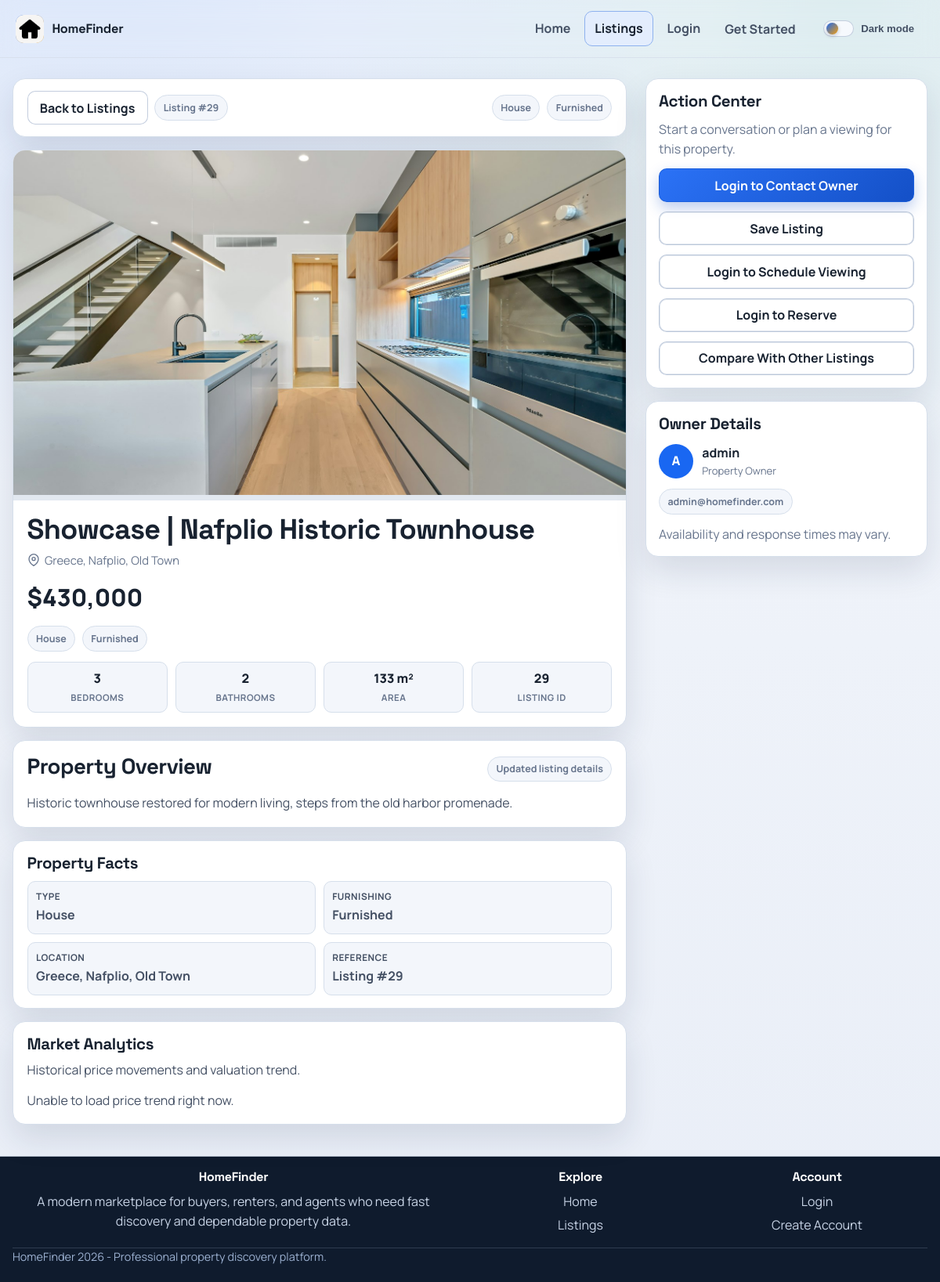
/listings/29, run on an earlier commit of the app's database.
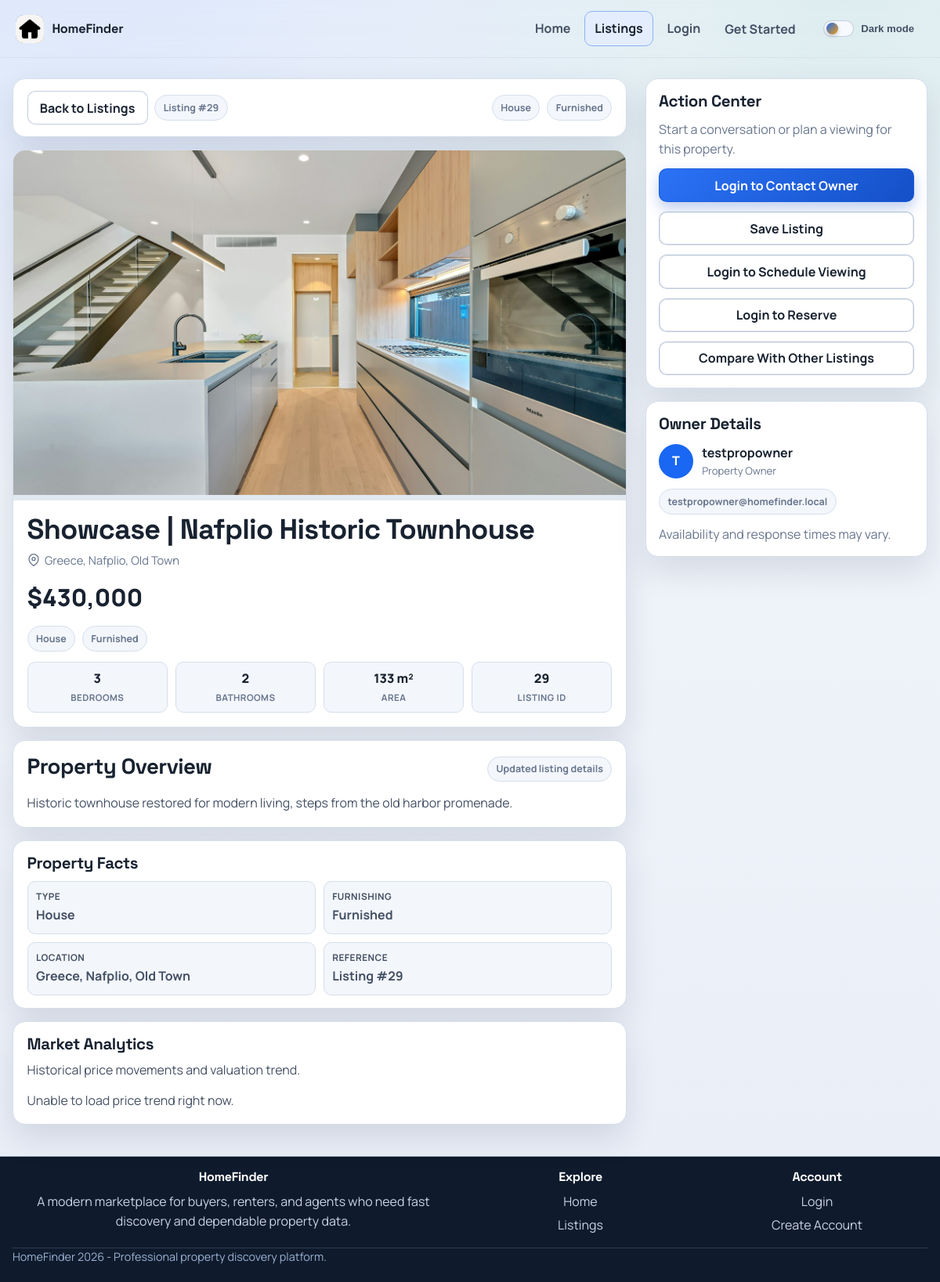
And on a later commit of the database.
### app/db/models/listing.py (models this page shows)
class Listing(Base):
    __tablename__ = "listings"
    id = Column(Integer, primary_key=True, index=True)
    title = Column(String, nullable=False)
    price = Column(Integer, nullable=False, index=True)
    location = Column(String, nullable=False, index=True)
    size = Column(Integer, nullable=False)
    image_url = Column(String, nullable=False)
    bedrooms = Column(Integer, nullable=False)
    bathrooms = Column(Integer, nullable=False)
    property_type = Column(String, nullable=False, index=True)
    furnished = Column(String, nullable=False)
    description = Column(String, nullable=False)
    owner_id = Column(Integer, ForeignKey("users.id"), nullable=False)
    owner = relationship("User", back_populates="listings")
    favorites = relationship("Favorite", back_populates="listing", cascade="all, delete-orphan")
    inquiries = relationship("Inquiry", back_populates="listing", cascade="all, delete-orphan")
    reservations = relationship("Reservation", back_populates="listing", cascade="all, delete-orphan")
    viewings = relationship("Viewing", back_populates="listing", cascade="all, delete-orphan")
    price_history = relationship("ListingPriceHistory", back_populates="listing", cascade="all, delete-orphan")

### app/db/models/user.py (models this page shows)
class User(Base):
    __tablename__ = "users"
    id = Column(Integer, primary_key=True, index=True)
    email = Column(String, unique=True, index=True, nullable=False)
    username = Column(String, unique=True, index=True, nullable=False)
    password = Column(String, nullable=False)
    role = Column(String, nullable=False, default="regular_user")
    permission_grants = Column(String, nullable=True)
    permission_revokes = Column(String, nullable=True)
    email_verified = Column(Boolean, nullable=False, default=False)
    active_session_token = Column(String, nullable=True)
    active_session_expires_at = Column(DateTime(timezone=True), nullable=True)
    must_reset_password = Column(Boolean, nullable=False, default=False)
    listings = relationship("Listing", back_populates="owner", cascade="all, delete-orphan")
    favorites = relationship("Favorite", back_populates="user", cascade="all, delete-orphan")
    inquiries = relationship("Inquiry", back_populates="user", cascade="all, delete-orphan")
    reservations = relationship("Reservation", back_populates="user", cascade="all, delete-orphan")
    viewings = relationship("Viewing", back_populates="user", cascade="all, delete-orphan")
    search_logs = relationship("SearchLog", back_populates="user", cascade="all, delete-orphan")
    audit_logs = relationship("AuditLog", back_populates="actor", cascade="all, delete-orphan")
    inquiry_messages = relationship("InquiryMessage", back_populates="sender", cascade="all, delete-orphan")

### app/web/routers/listings.py (the view)
@router.get("/listings/{listing_id}", response_class=HTMLResponse)
def listing_detail(
    request: Request,
    listing_id: int,
    message: str | None = None,
    error: str | None = None,
    db: Session = Depends(get_db),
):
    try:
        listing = get_listing_use_case(db, listing_id)
    except ListingNotFoundError as exc:
        raise HTTPException(status_code=404, detail="Listing not found") from exc
    owner = get_user_profile(db, listing.owner_id)
    current_user_id, saved_listing_ids = _saved_listing_state(request, db)
    return template_response(
        request,
        "listing_detail.html",
        {
            "listing": listing,
            "owner": owner,
            "can_save_listings": current_user_id is not None,
            "is_saved": listing.id in saved_listing_ids,
            "message": message,
            "error": error,
        },
    )

### app/templates/listing_detail.html (shortened to what this page needs)
{% extends "base.html" %}
{% block content %}
<div class="detail-shell">
  <main class="detail-main" data-reveal>
    <section class="panel detail-toolbar">
      <div class="toolbar-left">
        <a href="/listings" class="btn btn-outline">Back to Listings</a>
        <span class="toolbar-chip">Listing #{{ listing.id }}</span>
      </div>
      <div class="toolbar-left">
        <span class="toolbar-chip">{{ listing.property_type|replace('_', ' ')|title }}</span>
        <span class="toolbar-chip">{{ listing.furnished|replace('_', ' ')|title }}</span>
      </div>
    </section>
    <section class="panel hero-panel">
      <div class="hero-media">
        {% if listing.image_url %}
        <img src="{{ listing_image_url(listing.image_url) }}" alt="{{ listing.title }}" onerror="this.onerror=null;this.src='/static/listing-placeholder.svg';" />
        {% endif %}
      </div>
      <div class="hero-body">
        <div class="hero-head">
          <h1>{{ listing.title }}</h1>
          <div class="hero-location">
            <svg width="16" height="16" viewBox="0 0 24 24" fill="none" stroke="currentColor" stroke-width="2" stroke-linecap="round" stroke-linejoin="round"><path d="M21 10c0 7-9 13-9 13s-9-6-9-13a9 9 0 0 1 18 0z"></path><circle cx="12" cy="10" r="3"></circle></svg>
            {{ listing.location }}
          </div>
        </div>
        <div class="hero-price">${{ "{:,}".format(listing.price) }}</div>
        <div class="toolbar-left" aria-label="Listing tags">
          <span class="toolbar-chip">{{ listing.property_type|replace('_', ' ')|title }}</span>
          <span class="toolbar-chip">{{ listing.furnished|replace('_', ' ')|title }}</span>
        </div>
        <div class="meta-grid">
          <div class="meta-item">
            <span class="meta-value">{{ listing.bedrooms }}</span>
            <span class="meta-label">Bedrooms</span>
          </div>
          <div class="meta-item">
            <span class="meta-value">{{ listing.bathrooms }}</span>
            <span class="meta-label">Bathrooms</span>
          </div>
          <div class="meta-item">
            <span class="meta-value">{{ listing.size }} m²</span>
            <span class="meta-label">Area</span>
          </div>
          <div class="meta-item">
            <span class="meta-value">{{ listing.id }}</span>
            <span class="meta-label">Listing ID</span>
          </div>
        </div>
      </div>
    </section>
    <section class="panel content-panel">
      <div class="section-header">
        <h2>Property Overview</h2>
        <span class="toolbar-chip">Updated listing details</span>
      </div>
      <p>{{ listing.description }}</p>
    </section>
    <section class="panel content-panel">
      <div class="section-header">
        <h3 style="margin: 0;">Property Facts</h3>
      </div>
      <div class="facts-grid">
        <div class="fact-item">
          <p class="fact-label">Type</p>
          <p class="fact-value">{{ listing.property_type|replace('_', ' ')|title }}</p>
        </div>
        <div class="fact-item">
          <p class="fact-label">Furnishing</p>
          <p class="fact-value">{{ listing.furnished|replace('_', ' ')|title }}</p>
        </div>
        <div class="fact-item">
          <p class="fact-label">Location</p>
          <p class="fact-value">{{ listing.location }}</p>
        </div>
        <div class="fact-item">
          <p class="fact-label">Reference</p>
          <p class="fact-value">Listing #{{ listing.id }}</p>
        </div>
      </div>
    </section>
    <section class="panel content-panel">
      <h3>Market Analytics</h3>
      <p class="subtle" style="margin-bottom: 0.75rem;">Historical price movements and valuation trend.</p>
      <div id="price-trend-visual" data-listing-id="{{ listing.id }}"></div>
    </section>
  </main>
  <aside class="detail-sidebar" data-reveal>
    <section class="panel action-panel">
      <h3 style="margin: 0;">Action Center</h3>
      <p class="subtle" style="margin: 0;">Start a conversation or plan a viewing for this property.</p>
      {% if can_save_listings %}
      <form id="contact-owner" method="post" action="/listings/{{ listing.id }}/contact-owner" style="display: grid; gap: 0.5rem; margin: 0;">
        <input type="hidden" name="csrf_token" value="{{ csrf_token }}" />
        <label for="contact-message" class="sr-only">Message to property owner</label>
        <textarea id="contact-message" name="message" rows="4" required placeholder="Hi, I am interested in this listing. Is it still available?" style="width: 100%;" aria-describedby="contact-message-help"></textarea>
        <p id="contact-message-help" class="textarea-help">Include preferred visit dates and best contact hours for faster replies.</p>
        <button type="submit" class="btn btn-primary" style="width: 100%;">Contact Property Owner</button>
      </form>
      {% else %}
      <a href="/login" class="btn btn-primary" style="width: 100%;">Login to Contact Owner</a>
      {% endif %}
      {% if can_save_listings %}
      <form method="post" action="/listings/{{ listing.id }}/{{ 'unsave' if is_saved else 'save' }}" style="margin: 0;" data-save-toggle="true" data-listing-id="{{ listing.id }}">
        <input type="hidden" name="csrf_token" value="{{ csrf_token }}" />
        <input type="hidden" name="next_path" value="{{ request.url.path }}{% if request.url.query %}?{{ request.url.query }}{% endif %}" />
        <button type="submit" class="btn {{ 'btn-primary' if is_saved else 'btn-outline' }}" style="width: 100%;" aria-label="{{ 'Unsave listing' if is_saved else 'Save listing' }}" data-saved-label="Saved" data-unsaved-label="Save Listing">
          {{ 'Saved' if is_saved else 'Save Listing' }}
        </button>
      </form>
      {% else %}
      <a href="/login" class="btn btn-outline" style="width: 100%;">Save Listing</a>
      {% endif %}
      {% if can_save_listings %}
      <details class="schedule-details">
        <summary class="btn btn-outline" style="width: 100%; list-style: none; cursor: pointer;">Schedule Viewing</summary>
        <form method="post" action="/listings/{{ listing.id }}/schedule-viewing" style="display: grid; gap: 0.5rem; margin: 0.5rem 0 0;">
          <input type="hidden" name="csrf_token" value="{{ csrf_token }}" />
          <label for="scheduled_at" class="sr-only">Date and time</label>
          <input type="datetime-local" id="scheduled_at" name="scheduled_at" required style="width: 100%;" />
          <label for="duration_minutes" class="sr-only">Duration</label>
          <select id="duration_minutes" name="duration_minutes" style="width: 100%;">
            <option value="15">15 minutes</option>
            <option value="30" selected>30 minutes</option>
            <option value="45">45 minutes</option>
            <option value="60">60 minutes</option>
            <option value="90">90 minutes</option>
          </select>
          <label for="viewing_notes" class="sr-only">Notes (optional)</label>
          <textarea id="viewing_notes" name="notes" rows="2" placeholder="Any notes for the owner? (optional)" style="width: 100%;"></textarea>
          <button type="submit" class="btn btn-outline" style="width: 100%;">Confirm Viewing</button>
        </form>
      </details>
      {% else %}
      <a href="/login" class="btn btn-outline" style="width: 100%;">Login to Schedule Viewing</a>
      {% endif %}
      {% if can_save_listings %}
      <details class="schedule-details">
        <summary class="btn btn-outline" style="width: 100%; list-style: none; cursor: pointer;">Reserve This Listing</summary>
        <form method="post" action="/listings/{{ listing.id }}/reserve" style="display: grid; gap: 0.5rem; margin: 0.5rem 0 0;">
          <input type="hidden" name="csrf_token" value="{{ csrf_token }}" />
          <label for="reserve_start_date" style="font-size: 0.8rem; font-weight: 700; color: var(--text-muted); text-transform: uppercase; letter-spacing: 0.04em;">Check-in</label>
          <input type="date" id="reserve_start_date" name="start_date" required style="width: 100%;" />
          <label for="reserve_end_date" style="font-size: 0.8rem; font-weight: 700; color: var(--text-muted); text-transform: uppercase; letter-spacing: 0.04em;">Check-out</label>
          <input type="date" id="reserve_end_date" name="end_date" required style="width: 100%;" />
          <button type="submit" class="btn btn-outline" style="width: 100%;">Submit Reservation</button>
        </form>
      </details>
      {% else %}
      <a href="/login" class="btn btn-outline" style="width: 100%;">Login to Reserve</a>
      {% endif %}
      <a href="/listings?compare_seed={{ listing.id }}" class="btn btn-outline" style="width: 100%;">Compare With Other Listings</a>
    </section>
    <section class="panel owner-panel">
      <h3 style="margin: 0;">Owner Details</h3>
      <div class="owner-head">
        <div class="owner-avatar">{{ owner.username[0]|upper if owner else 'O' }}</div>
        <div>
          <div style="font-weight: 700; color: var(--text-primary);">{{ owner.username if owner else 'Owner' }}</div>
          <div class="subtle" style="font-size: 0.82rem;">Property Owner</div>
        </div>
      </div>
      {% if owner %}
      <div class="toolbar-chip" style="display: inline-flex; width: fit-content;">{{ owner.email }}</div>
      {% endif %}
      <p class="subtle" style="margin: 0;">Availability and response times may vary.</p>
    </section>
  </aside>
</div>
{% endblock %}

What changed in the data, as far as the page shows it:
removed User: username "A", username "admin", email "admin@homefinder.com"
now on this page (row edited): User: username "T", username "testpropowner", email "testpropowner@homefinder.local"
